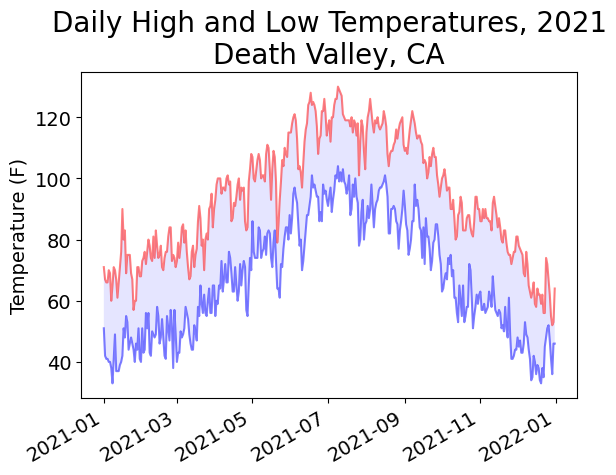

This figure's Python source:
from pathlib import Path
import csv
from datetime import datetime
import matplotlib.pyplot as plt

path = Path('weather_csv/death_valley_2021_simple.csv')
lines = path.read_text().splitlines()

reader = csv.reader(lines)
header_row = next(reader)


dates, highs, lows = [], [], []
for row in reader:
    current_date = datetime.strptime(row[2], '%Y-%m-%d')
    
    try:
        high = int(row[3])
        low = int(row[4])
    except ValueError:
        print(f"Missing data for {current_date}")
    else:
        dates.append(current_date)
        highs.append(high)
        lows.append(low)

# Plot the high temperatures.
fig, ax = plt.subplots()
ax.plot(dates, highs, color='red', alpha=0.5)
ax.plot(dates, lows, color='blue', alpha=0.5)
ax.fill_between(dates, highs, lows, facecolor='blue', alpha=0.1)

# Format plot.
title = "Daily High and Low Temperatures, 2021\nDeath Valley, CA"
ax.set_title(title, fontsize=20)
ax.set_xlabel('', fontsize=14)
fig.autofmt_xdate() 
ax.set_ylabel("Temperature (F)", fontsize=14)
ax.tick_params(labelsize=14)

plt.show()
